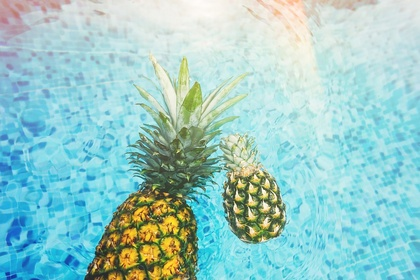
%> input picture images/p.jpg, 420 x 280 px, shrunk from 960 x 640 before the run
$ octave Task2a.m   (GNU Octave 9; MATLAB toolbox functions it lacks are replaced by stand-ins)
%> lines starting %> are read from the running program, lines starting %| are printed output that depends on the picture
clear;
clc;
close all;
%%
%Read in images
Im1 = imread('images/p.jpg');
%> Im1 is the input picture: size 280x420x3 uint8; mean R, G, B 153.7, 202.9, 200.7
Im2 = imread('images/water.jpg');
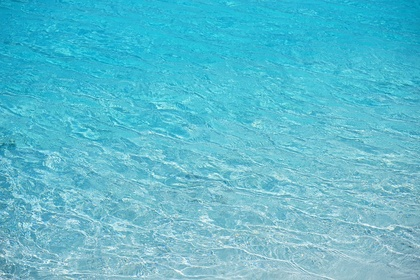
%> input picture images/water.jpg, 420 x 280 px, shrunk from 960 x 640 before the run
%> Im2 is the input picture: size 280x420x3 uint8; mean R, G, B 91.4, 188.2, 207.6
Im1 = rgb2gray(Im1);
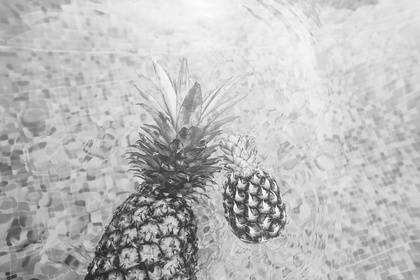
%> Im1: size 280x420 uint8; min 32, max 253, mean 187.9
Im2 = rgb2gray(Im2);
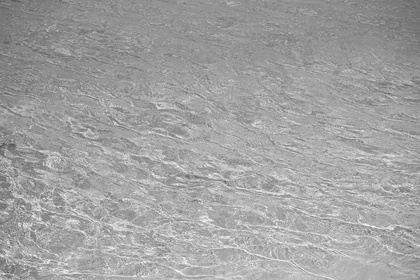
%> Im2: size 280x420 uint8; min 78, max 248, mean 161.4
figure;
imshow(Im1);
%%
% get the mask of souce image
%> (the run ends here)
